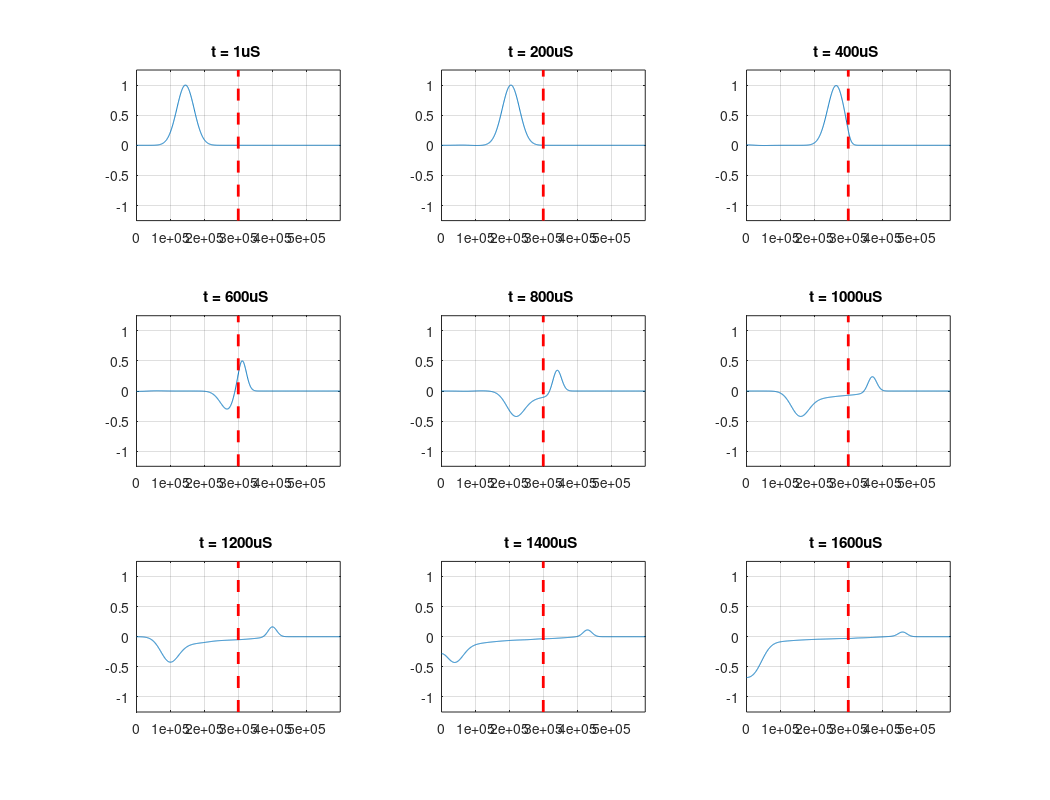
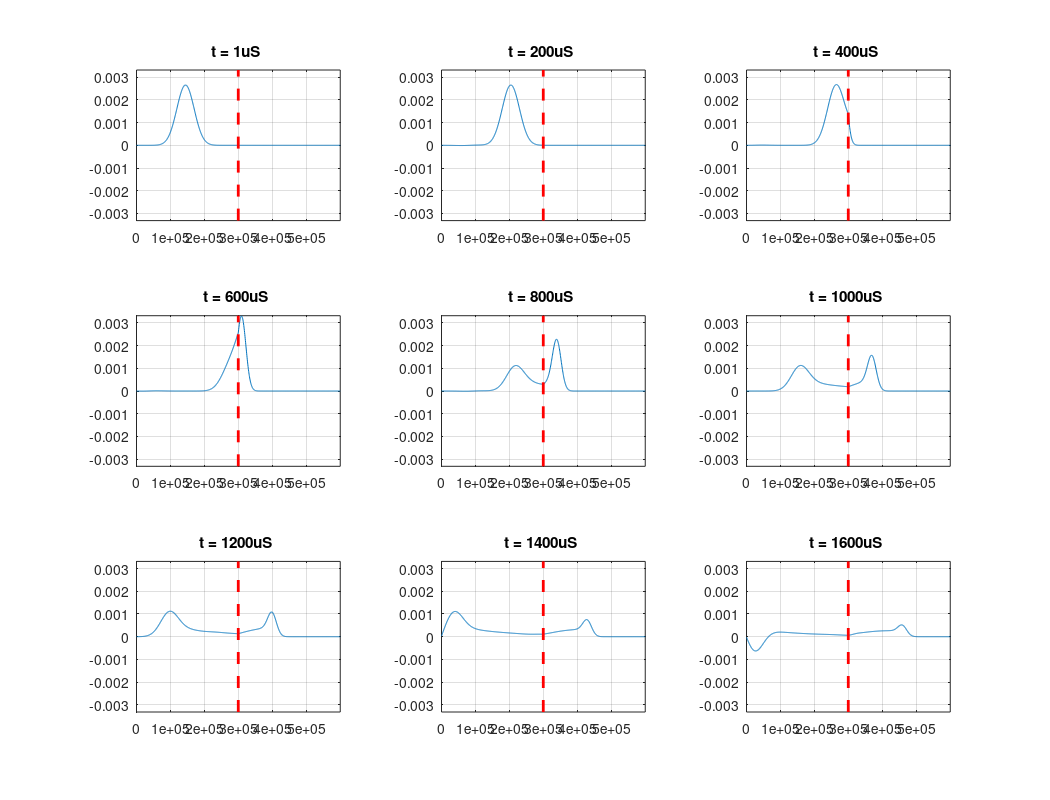

MATLAB code to generate these figures, in order:
%EMPULSE2

%%
%%  Fixed parameters
%%
eps_o = 8.854333E-12;
mu_o = 4 * pi * 1E-7;
C = 1 / sqrt(mu_o * eps_o);
dt = 1E-6
dz = 2 * dt * C
nZ = 1000;
nT = 2000;

%%
%%  Computational domain (position of E field eval).
%%
z = [0:nZ-1] * dz;

%%
%%  Media parameters as a function of space
%%
eps_z = [ones(1,nZ/2) 4 * ones(1, nZ/2)] * eps_o;
sigma_z = [zeros(1, nZ/2) ones(1, nZ/2)] * (sqrt(4 * eps_o / mu_o) / (60*dz));
(sqrt(4 * eps_o / mu_o) / (60*dz))
%%
%%  Initial E/H fields
%%
W = 60 * dz;
zo = 4 * W;

Ex = exp(-1 * ((z - zo) / W).^2);
Hy = sqrt(eps_o / mu_o) * exp(-1 * ((z - zo - C * dt/2) / W) .^ 2);

%%
%%  Setup the plotting display
%%
tTotal = nT * dt;
%figure(1);
%clf
%h = plot(z, Ex);
%set(h, 'Erasemode', 'xor');
%hold on
%plot([z(nZ/2) z(nZ/2)], [-1.25 1.25], '--r', 'LineWidth', 2);
% title(['t = ' num2str(i* dt * 1e6) 'uS of ' num2str(tTotal * 1E6) ' uS']);
%axis([0 max(z) -1.25 1.25]);
%drawnow;

%%
%%  E field subplot array
%%
figure(2);
clf
subplot(3,3,1)
orient landscape
plot(z, Ex);
hold on
grid on
plot([z(nZ/2) z(nZ/2)], [-1.25 1.25], '--r', 'LineWidth', 2);
axis([0 max(z) -1.25 1.25]);
title(['t = ' num2str(dt * 1e6) 'uS ']);


%%
%%  H field subplot array
%%
figure(3);
clf
subplot(3,3,1)
orient landscape
plot(z, Hy);
hold on
grid on
plot([z(nZ/2) z(nZ/2)], [-1.25/377 1.25/377], '--r', 'LineWidth', 2);
axis([0 max(z) -1.25/377 1.25/377]);
title(['t = ' num2str(dt * 1e6) 'uS ']);

jp = 2;
%%
%%  Loop over alternating E and H field computation
%%
for i = 1:nT
    %%
    %%  Compute the E field first ...
    %%
    Ex =  -1 * dt/dz * eps_z.^-1 .* [Hy(1) diff(Hy)] + Ex - dt * sigma_z./ eps_z...
    .* Ex;
%    if rem(i,10) == 0
%        set(h, 'Ydata', Ex);
%    end

    
    %%
    %% then compute the H field
    %%
    Hy = -1/mu_o * dt/dz * [diff(Ex) -1*Ex(nZ)] + Hy;

    if (rem(i, nT/10) == 0) & jp < 10
        %%
        %%  E field subplot array
        %%
        figure(2);
        subplot(3,3,jp)
        plot(z, Ex);
        hold on
        grid on
        plot([z(nZ/2) z(nZ/2)], [-1.25 1.25], '--r', 'LineWidth', 2);
        axis([0 max(z) -1.25 1.25]);
        title(['t = ' num2str(i* dt * 1e6) 'uS ']);

        %%
        %%	H field subplot array
        %%
        figure(3);
        subplot(3,3,jp)
        plot(z, Hy);
        hold on
        grid on
        plot([z(nZ/2) z(nZ/2)], [-1.25/377 1.25/377], '--r', 'LineWidth', 2);
        axis([0 max(z) -1.25/377 1.25/377]);
        title(['t = ' num2str(i* dt * 1e6) 'uS ']);
        
        jp = jp + 1;
    end
end
